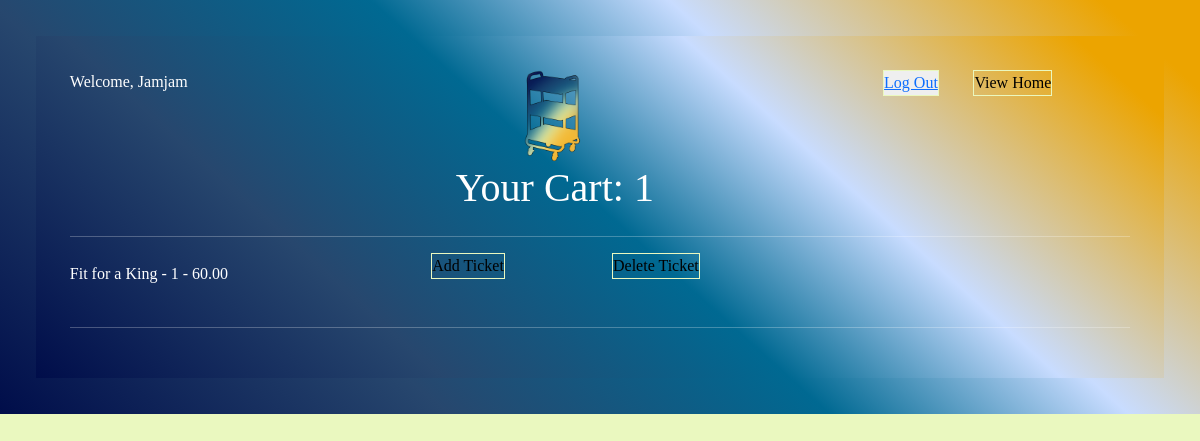
The app's page /cart.html (signed in), older data.
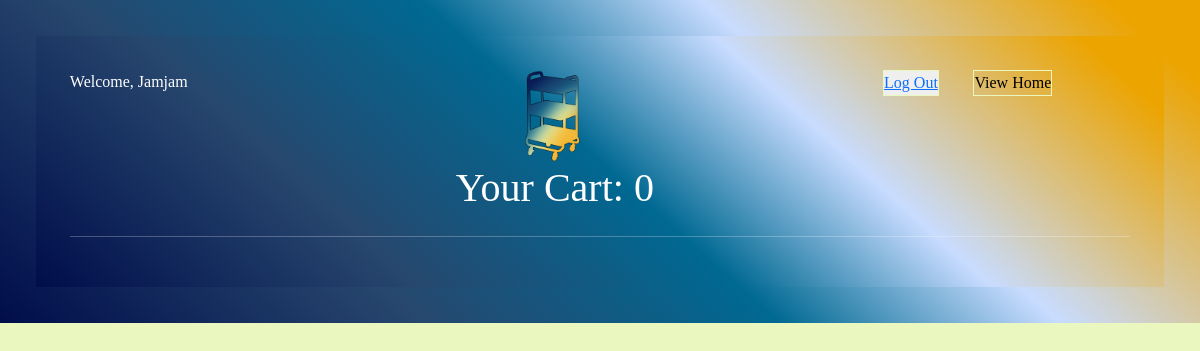
The same page, newer data.
### ticketlive/models.py (models this page shows, shortened)
class Ticket(models.Model):
    user = models.ForeignKey(User, on_delete=models.CASCADE, blank=True, null=True)  # maps ticket information to user
    name = models.CharField(max_length=150, blank=True, null=True)
    quantity = models.IntegerField(blank=True, null=True)
    price = models.DecimalField(max_digits=9, decimal_places=2, blank=True, null=True)
    address = models.CharField(max_length=150, blank=True, null=True)
    time = models.CharField(max_length=150, blank=True, null=True)
    image = models.CharField(max_length=150, blank=True, null=True)

### ticketlive/views.py (the view)
# urls.py: path('cart.html', views.cart_view, name='cart_view'),
def cart_view(request):
    tickets = Ticket.objects.filter(user=request.user)
    context = {'tickets': tickets, 'username': request.user.username}
    return render(request, 'cart.html', context)

### templates/cart.html (shortened to what this page needs)
{% load static %}
<!DOCTYPE html>
<html lang="en">
<head>
    <link href="https://cdn.jsdelivr.net/npm/bootstrap@5.3.2/dist/css/bootstrap.min.css" rel="stylesheet"
>
    <link rel="stylesheet" href="{% static 'css/h4style.css' %}">
</head>
<body>
<div class="container-fluid" id="heading">
    {% if user.is_authenticated %}
        <div class="container" id="heading">
            <div class="row">
                <div class="col-2">
                    <p>Welcome, {{ username }}</p>
                </div>
                <div class="col-7 text-center">
                    <img src="{% static 'images/cart.png' %}" alt="cart" class="log-in-img">
                    <h1>Your Cart: {{ tickets|length }}</h1>
                </div>
                <div class="col-1 text-right">
                    <button class="log-in" type="submit" value="logout">
                        <a href="{% url 'logout' %}">Log Out</a>
                    </button>
                </div>
                <div class="col-2">
                    <a href="{% url 'index' %}" class="btn log-in">View Home</a>
                </div>
            </div>
            <hr>
            <div>
                {% for ticket in tickets %}
                    <div class="row align-items-center">
                        <div class="col-4">
                            <p>{{ ticket.name }} - {{ ticket.quantity }} - {{ ticket.price }}</p>
                        </div>
                        <div class="col-2">
                            <form action="{% url 'update_cart' ticket.id %}" method="POST" >
                                <button type="submit" name="action" value="remove" class="btn log-in">Add Ticket</button>
                            </form>
                        </div>
                        <div class="col-2">
                            <form action="{% url 'delete_cart' ticket.id %}" method="POST">
                                <button type="submit" name="action" value="delete_all" class="btn log-in">Delete Ticket</button>
                            </form>
                        </div>
                    </div>
                    <hr>
                {% endfor %}
            </div>
        </div>
</div>
    {% else %}
        <button type="button" class="btn col-4 log-in">
            <a href="{% url 'login' %}">
                <img src="{% static 'images/Login.png' %}" id="logo" alt="logoImg" class="log-in-img" name="login"> Login In
            </a>
        </button>
    {% endif %}
</body>
</html>

Row changes from the older to the newer data that the page shows:
removed Ticket: name "Fit for a King", quantity "1", price "60.00"
Text that changed along with them:
{{ tickets|length }}: "1" → "0"
